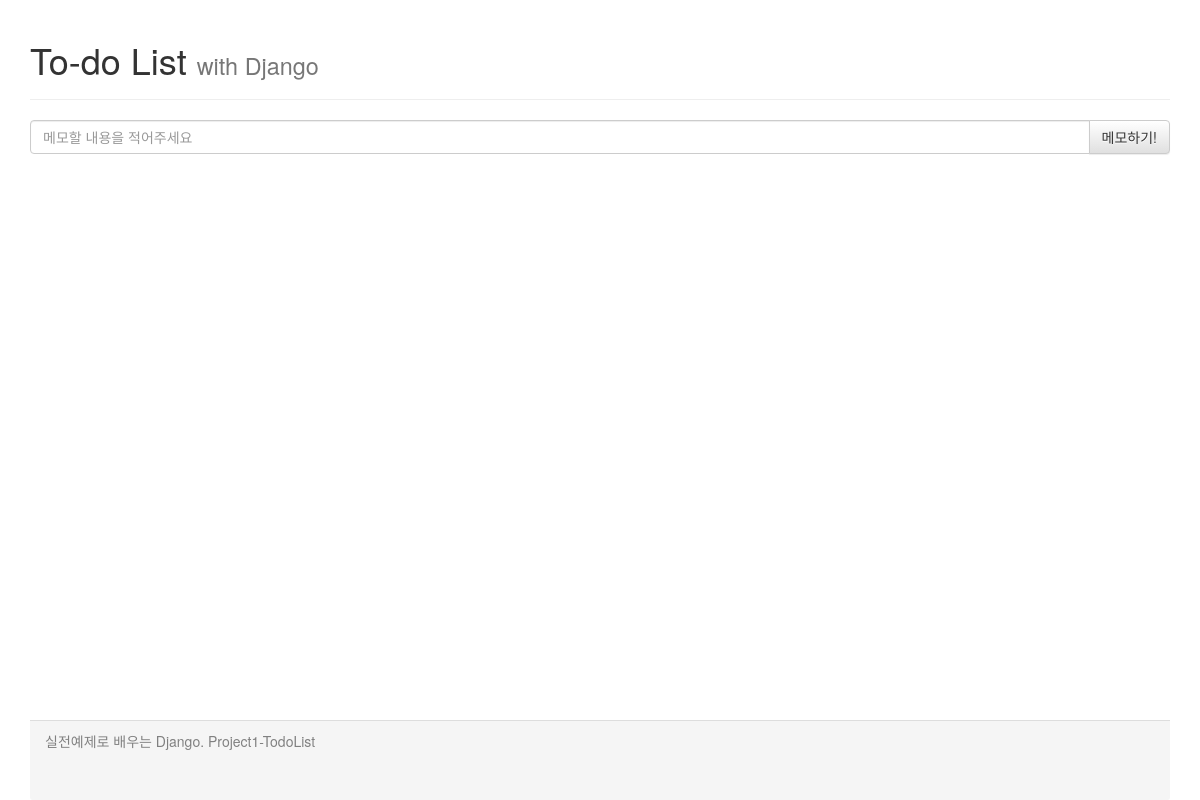
Before: /todolist/ with the older database file.
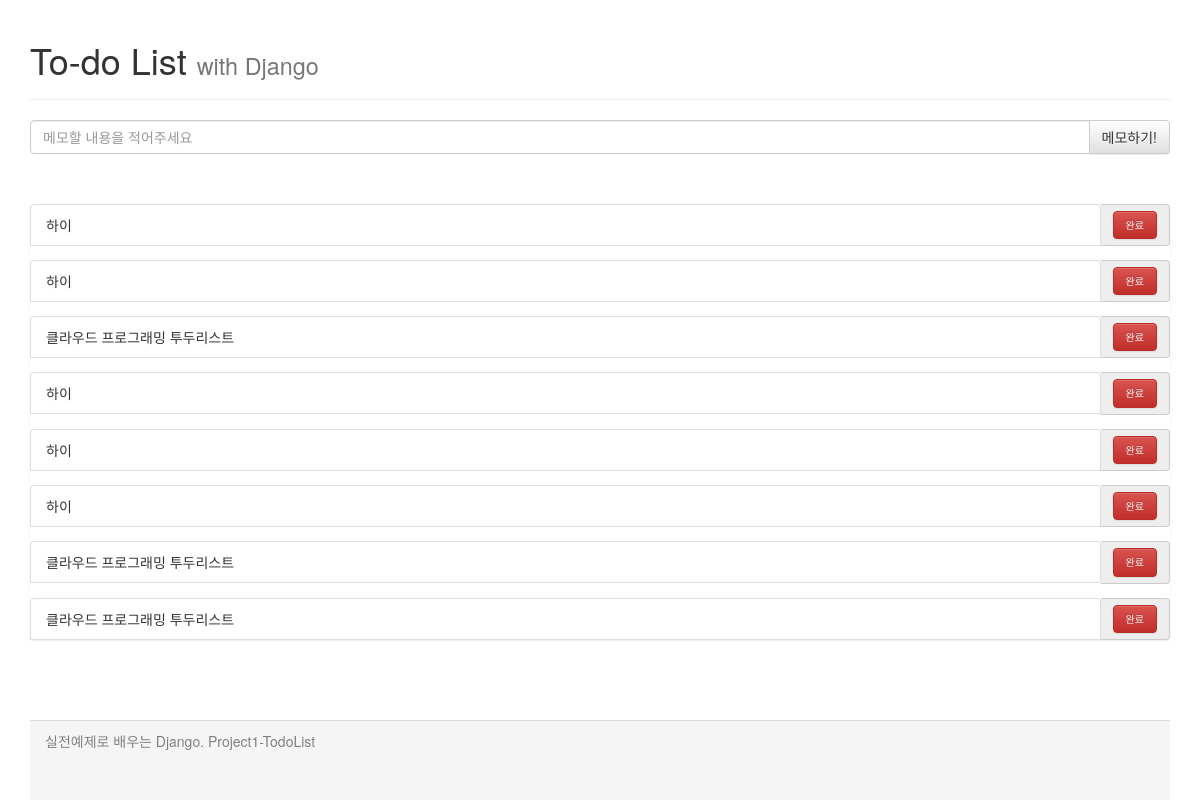
After: the same page with the newer database file.
### todolist/models.py (models this page shows)
class Todo(models.Model):
    content = models.CharField(max_length=100)
    isDone = models.BooleanField(default=False)

### todolist/views.py (the view)
# urls.py: path('', views.index, name='index'),
def index(request):
    todos = Todo.objects.all()
    content = {'todos': todos}
    return render(request, 'todolist/index.html', content)

### todolist/templates/todolist/index.html (shortened to what this page needs)
<html lang="ko">
<head>
    <link rel="stylesheet" href="https://maxcdn.bootstrapcdn.com/bootstrap/3.3.2/css/bootstrap.min.css">
    <link rel="stylesheet" href="https://maxcdn.bootstrapcdn.com/bootstrap/3.3.2/css/bootstrap-theme.min.css">
</head>
<body>
    <div class="container">
        <div class="header">
            <div class="page-header">
                <h1>To-do List <small>with Django</small></h1>
            </div>
        </div>
        <div class="content">
            <div class="messageDiv">
                <form action="./createTodo/" method="POST">{% csrf_token %}
                    <div class="input-group">
                        <input id="todoContent" name="todoContent" type="text" class="form-control" placeholder="메모할 내용을 적어주세요">
                        <span class="input-group-btn">
                            <button class="btn btn-default" type="submit">메모하기!</button>
                        </span>
                    </div>
                </form>
            </div>
             <div class="toDoDiv">
                <ul class="list-group">
                    {% for todo in todos %}
                        {% if todo.isDone == False %}
                            <form action="./doneTodo/" method="GET">
                                <div class="input-group" name='todo1'>
                                    <li class="list-group-item">{{todo.content}}</li>
                                    <span class="input-group-addon">
                                        <button type="submit" class="custom-btn btn btn-danger">완료</button>
                                    </span>
                                </div>
                            </form>
                        {% endif %}
                    {% endfor %}
                </ul>
            </div>
        </div>
        <div class="panel-footer">
            실전예제로 배우는 Django. Project1-TodoList
        </div>
    </div>
</body>
</html>

Changed rows visible on the page:
added Todo: content "하이"
added Todo: content "하이"
added Todo: content "클라우드 프로그래밍 투두리스트"
added Todo: content "하이"
added Todo: content "하이"
added Todo: content "하이"
added Todo: content "클라우드 프로그래밍 투두리스트"
added Todo: content "클라우드 프로그래밍 투두리스트"
